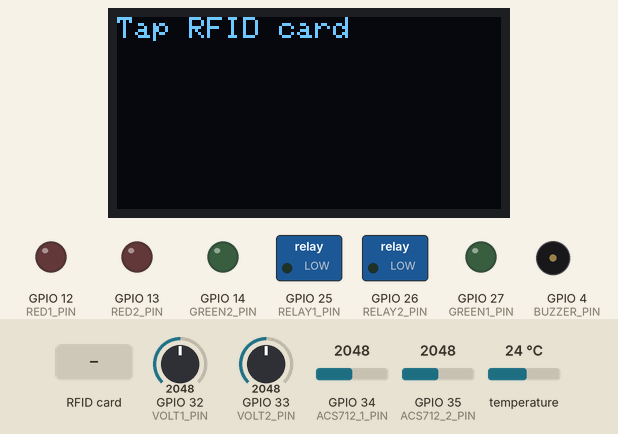
Recording of a sketch running on a simulated ESP32. Shown: 128×64 one-colour display, switched loads named in the sketch (green lamp = pin HIGH), output pins drawn as LEDs (lit = HIGH), buzzer (waves = sounding, pin HIGH). Inputs (shaded band) come from the test bench; at power-on: GPIO 32 (VOLT1_PIN) = 2048, GPIO 33 (VOLT2_PIN) = 2048, GPIO 34 (ACS712_1_PIN) = 2048, GPIO 35 (ACS712_2_PIN) = 2048, temperature 24 °C. WiFi joins after 1.5 s; servers stay silent unless stated; uploads are accepted with an empty reply; what the sketch prints to the serial monitor is not drawn.

Above: at 2.8 s.
2.9 s: RFID card A1 B2 C3 D4 held to the reader
At 4.6 s:
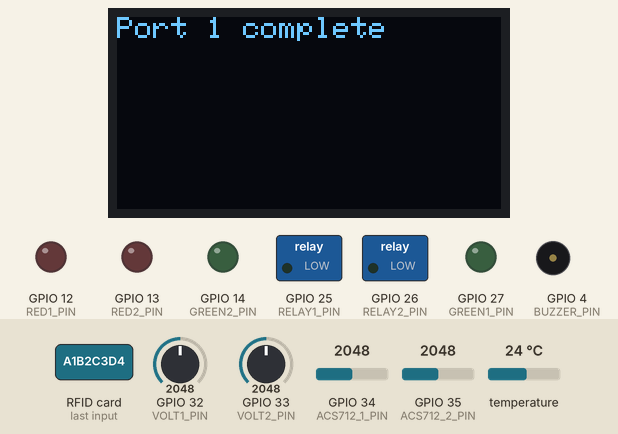
4.9 s: RFID card 11 22 33 44 held to the reader
At 5.7 s:
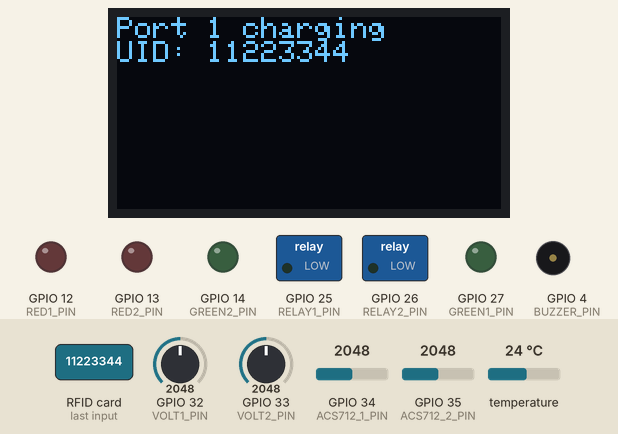
7.0 s: RFID card 5E 7A 19 C4 held to the reader
At 8.3 s:
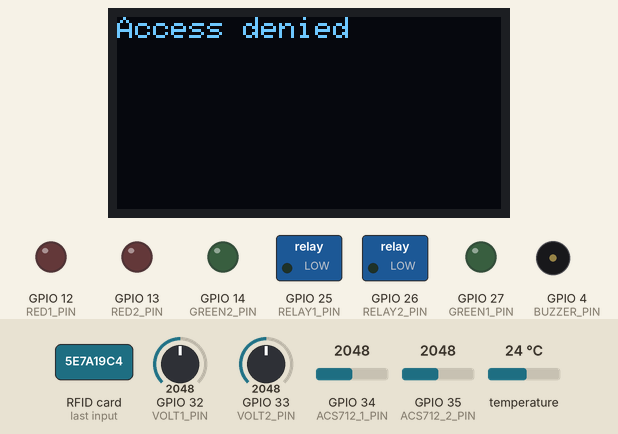
Timing chart, 0 to 10.0 s (numbered marks = the images above; inputs shaded):
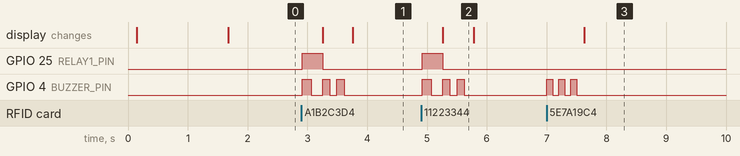

The sketch:

esp32_ev_charger.ino
```cpp
/*
  EV Charging Station - ESP32 Firmware
  ------------------------------------
  Reads: RFID (auth), ACS712 current x2, Voltage sensor x2, DS18B20 temp
  Controls: 2-channel relay, OLED display, Green/Red LEDs, Buzzer
  Sends: JSON telemetry over WiFi to the Node.js/Express backend (MongoDB)

  Required libraries (install via Arduino Library Manager):
    - MFRC522           (RFID)
    - Adafruit GFX       (OLED)
    - Adafruit SSD1306    (OLED)
    - OneWire            (DS18B20)
    - DallasTemperature   (DS18B20)
    - ArduinoJson         (JSON payload)
*/

#include <WiFi.h>
#include <HTTPClient.h>
#include <ArduinoJson.h>
#include <SPI.h>
#include <MFRC522.h>
#include <Wire.h>
#include <Adafruit_GFX.h>
#include <Adafruit_SSD1306.h>
#include <OneWire.h>
#include <DallasTemperature.h>

// ---------- WIFI + SERVER CONFIG ----------
const char* WIFI_SSID     = "YOUR_WIFI_SSID";
const char* WIFI_PASSWORD = "YOUR_WIFI_PASSWORD";
const char* SERVER_URL    = "http://192.168.1.100:5000/api/sessions/telemetry"; // your PC/server IP
const char* STATION_ID    = "STATION_01"; // matches a MongoDB ChargingStation _id or name

// ---------- PIN MAP ----------
#define RFID_SS_PIN   5
#define RFID_RST_PIN  16
// RFID SCK=18, MOSI=23, MISO=19 (hardware SPI, no need to define)

#define OLED_SDA      21
#define OLED_SCL      22
#define SCREEN_WIDTH  128
#define SCREEN_HEIGHT 64

#define RELAY1_PIN    25
#define RELAY2_PIN    26

#define ACS712_1_PIN  34
#define ACS712_2_PIN  35
#define VOLT1_PIN     32
#define VOLT2_PIN     33

#define GREEN1_PIN    27
#define GREEN2_PIN    14
#define RED1_PIN      12
#define RED2_PIN      13
#define BUZZER_PIN    4

#define TEMP_PIN      15

// ---------- CALIBRATION (tune these for your exact sensor boards) ----------
const float ADC_MAX_VOLTAGE   = 3.3;
const int   ADC_RESOLUTION    = 4095;
const float ACS712_SENSITIVITY = 0.100; // V per A -> 0.185 (5A) / 0.100 (20A) / 0.066 (30A) module
const float ACS712_ZERO_V      = 1.65;  // measured zero-current output after your divider
const float VOLTAGE_CALIBRATION = 7.50; // multiply divider reading to get real pack voltage

const float OVERHEAT_TEMP_C   = 55.0;
const unsigned long SEND_INTERVAL_MS = 5000; // telemetry push interval

// Simple local allowlist demo - replace with a backend lookup call for production
String allowedUIDs[] = {"A1B2C3D4", "11223344"};
const int allowedCount = 2;

// ---------- OBJECTS ----------
MFRC522 rfid(RFID_SS_PIN, RFID_RST_PIN);
Adafruit_SSD1306 display(SCREEN_WIDTH, SCREEN_HEIGHT, &Wire, -1);
OneWire oneWire(TEMP_PIN);
DallasTemperature tempSensor(&oneWire);

// ---------- STATE ----------
bool port1Active = false;
bool port2Active = false;
String port1UID = "";
String port2UID = "";
unsigned long lastSend = 0;

void setup() {
  Serial.begin(115200);

  SPI.begin();
  rfid.PCD_Init();

  Wire.begin(OLED_SDA, OLED_SCL);
  display.begin(SSD1306_SWITCHCAPVCC, 0x3C);
  display.clearDisplay();
  showMessage("Booting...");

  tempSensor.begin();

  pinMode(RELAY1_PIN, OUTPUT);
  pinMode(RELAY2_PIN, OUTPUT);
  digitalWrite(RELAY1_PIN, LOW);
  digitalWrite(RELAY2_PIN, LOW);

  pinMode(GREEN1_PIN, OUTPUT);
  pinMode(GREEN2_PIN, OUTPUT);
  pinMode(RED1_PIN, OUTPUT);
  pinMode(RED2_PIN, OUTPUT);
  pinMode(BUZZER_PIN, OUTPUT);

  connectWiFi();
  showMessage("Tap RFID card");
}

void loop() {
  if (WiFi.status() != WL_CONNECTED) connectWiFi();

  handleRFID();
  monitorPort(1, RELAY1_PIN, ACS712_1_PIN, VOLT1_PIN, GREEN1_PIN, RED1_PIN, port1Active, port1UID);
  monitorPort(2, RELAY2_PIN, ACS712_2_PIN, VOLT2_PIN, GREEN2_PIN, RED2_PIN, port2Active, port2UID);

  if (millis() - lastSend > SEND_INTERVAL_MS) {
    sendTelemetry(1, ACS712_1_PIN, VOLT1_PIN, port1Active, port1UID);
    sendTelemetry(2, ACS712_2_PIN, VOLT2_PIN, port2Active, port2UID);
    lastSend = millis();
  }
}

// ---------- RFID ----------
void handleRFID() {
  if (!rfid.PICC_IsNewCardPresent() || !rfid.PICC_ReadCardSerial()) return;

  String uid = "";
  for (byte i = 0; i < rfid.uid.size; i++) {
    if (rfid.uid.uidByte[i] < 0x10) uid += "0";
    uid += String(rfid.uid.uidByte[i], HEX);
  }
  uid.toUpperCase();
  rfid.PICC_HaltA();

  if (!isAllowed(uid)) {
    beep(3, 100);
    showMessage("Access denied");
    return;
  }

  // assign to whichever port is free
  if (!port1Active) {
    port1Active = true;
    port1UID = uid;
    digitalWrite(RELAY1_PIN, HIGH);
    beep(1, 150);
    showMessage("Port 1 charging\nUID: " + uid);
  } else if (!port2Active) {
    port2Active = true;
    port2UID = uid;
    digitalWrite(RELAY2_PIN, HIGH);
    beep(1, 150);
    showMessage("Port 2 charging\nUID: " + uid);
  } else {
    beep(2, 100);
    showMessage("All ports busy");
  }
}

bool isAllowed(String uid) {
  for (int i = 0; i < allowedCount; i++) {
    if (allowedUIDs[i] == uid) return true;
  }
  return false;
}

// ---------- PORT MONITORING ----------
void monitorPort(int portNum, int relayPin, int currentPin, int voltPin,
                  int greenPin, int redPin, bool &active, String &uid) {
  if (!active) {
    digitalWrite(greenPin, LOW);
    return;
  }

  float current = readCurrent(currentPin);
  float temperature = tempSensor.getTempCByIndex(0);

  bool fault = (temperature > OVERHEAT_TEMP_C);

  if (fault) {
    digitalWrite(relayPin, LOW);
    digitalWrite(greenPin, LOW);
    digitalWrite(redPin, HIGH);
    beep(4, 80);
    showMessage("Port " + String(portNum) + " OVERHEAT\nStopped");
    active = false;
    uid = "";
    return;
  }

  // charge complete when current drops near zero after being active
  if (current < 0.15) {
    digitalWrite(relayPin, LOW);
    digitalWrite(greenPin, LOW);
    beep(2, 120);
    showMessage("Port " + String(portNum) + " complete");
    active = false;
    uid = "";
    return;
  }

  digitalWrite(greenPin, HIGH);
  digitalWrite(redPin, LOW);
}

float readCurrent(int pin) {
  int raw = analogRead(pin);
  float voltage = (raw / (float)ADC_RESOLUTION) * ADC_MAX_VOLTAGE;
  return (voltage - ACS712_ZERO_V) / ACS712_SENSITIVITY;
}

float readVoltage(int pin) {
  int raw = analogRead(pin);
  float voltage = (raw / (float)ADC_RESOLUTION) * ADC_MAX_VOLTAGE;
  return voltage * VOLTAGE_CALIBRATION;
}

// ---------- NETWORKING ----------
void connectWiFi() {
  WiFi.begin(WIFI_SSID, WIFI_PASSWORD);
  showMessage("Connecting WiFi...");
  int tries = 0;
  while (WiFi.status() != WL_CONNECTED && tries < 20) {
    delay(500);
    tries++;
  }
}

void sendTelemetry(int portNum, int currentPin, int voltPin, bool active, String uid) {
  if (WiFi.status() != WL_CONNECTED) return;

  StaticJsonDocument<256> doc;
  doc["stationId"] = STATION_ID;
  doc["portId"] = portNum;
  doc["uid"] = uid;
  doc["current"] = readCurrent(currentPin);
  doc["voltage"] = readVoltage(voltPin);
  doc["temperature"] = tempSensor.getTempCByIndex(0);
  doc["status"] = active ? "charging" : "idle";

  String payload;
  serializeJson(doc, payload);

  HTTPClient http;
  http.begin(SERVER_URL);
  http.addHeader("Content-Type", "application/json");
  int responseCode = http.POST(payload);
  Serial.printf("Port %d telemetry sent, response: %d\n", portNum, responseCode);
  http.end();
}

// ---------- FEEDBACK HELPERS ----------
void beep(int times, int durationMs) {
  for (int i = 0; i < times; i++) {
    digitalWrite(BUZZER_PIN, HIGH);
    delay(durationMs);
    digitalWrite(BUZZER_PIN, LOW);
    delay(durationMs);
  }
}

void showMessage(String msg) {
  display.clearDisplay();
  display.setTextSize(1);
  display.setTextColor(SSD1306_WHITE);
  display.setCursor(0, 0);
  display.println(msg);
  display.display();
}
```

Measured:
- after the input at 2.9 s, GPIO 25 (RELAY1_PIN): LOW → HIGH at once, → LOW 0.34 s later; GPIO 4 (BUZZER_PIN): goes HIGH 0.15 s, LOW 0.19 s, HIGH 0.12 s, LOW 0.12 s, HIGH 0.12 s, then LOW, starting at once; the display: first changes after 0.35 s (image 1 shows a later state)
- after the input at 4.9 s, GPIO 25 (RELAY1_PIN): LOW → HIGH at once, → LOW 0.34 s later; GPIO 4 (BUZZER_PIN): goes HIGH 0.15 s, LOW 0.19 s, HIGH 0.12 s, LOW 0.12 s, HIGH 0.12 s, then LOW, starting at once; the display: changes after 0.36 s (image 2)
- after the input at 7.0 s, GPIO 4 (BUZZER_PIN): alternates HIGH for 0.10 s and LOW for 0.10 s, 6 changes in all, then stays LOW, starting at once; the display: changes after 0.63 s (image 3)
- what the display in image 2 shows lasts 0.5 s, from 5.3 s to 5.8 s
